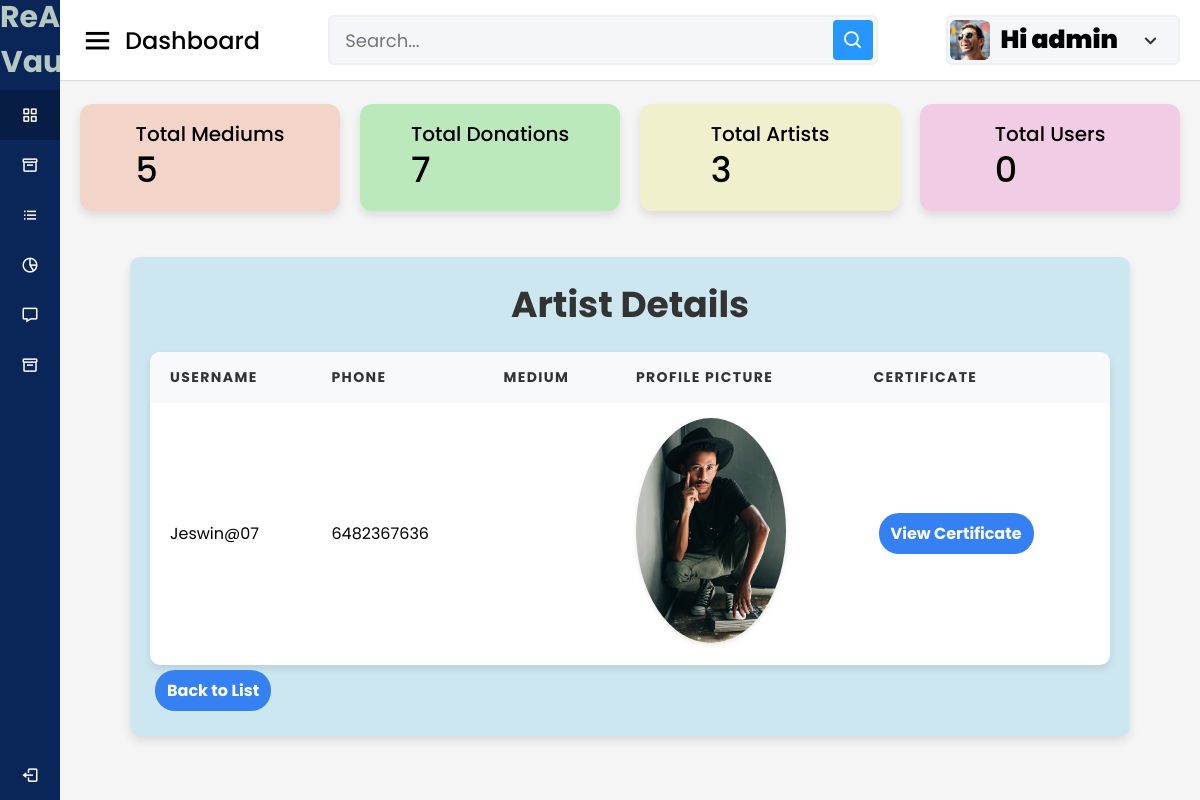
Before: /adminclick/artist-details/3/ (signed in) with the older database file.
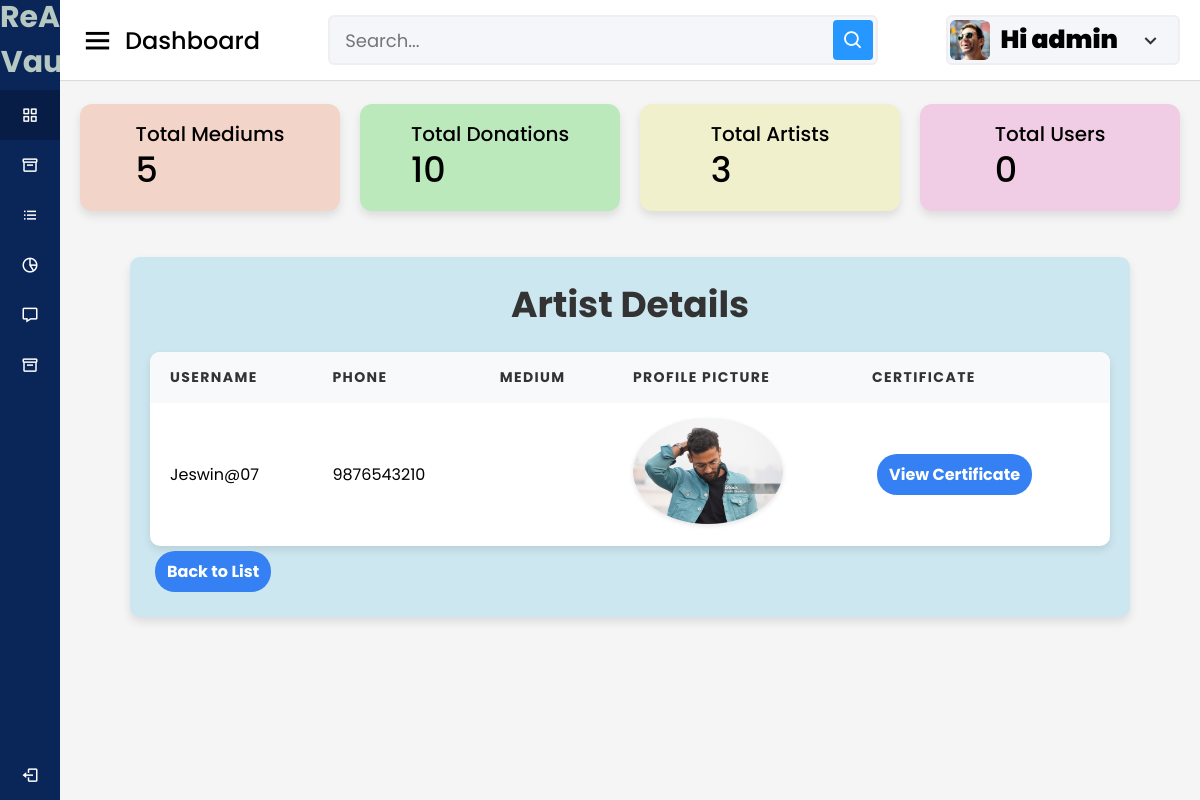
After: the same page with the newer database file.
### accounts/models.py (models this page shows, shortened)
class Artist(models.Model):
    user = models.OneToOneField(User, on_delete = models.CASCADE)
    phone = models.IntegerField(default=99999999)
    profile_pic = models.ImageField(upload_to= 'picture/artist', null=True,default='picture/artist/hi.jpg')
    is_approved = models.BooleanField(default=False)
    mediums = models.ManyToManyField(MediumOfWaste, blank=True)
    certificate=models.FileField(upload_to='certificates/',null= True, blank=True)

### adminclick/views.py (the view)
# urls.py: path('artist-details/<int:artist_id>/',views. artist_details, name='artist_details'),
def artist_details(request, artist_id):
    adminclick= request.user.adminclick
    total_medium_of_waste=MediumOfWaste.objects.count()
    total_donations=Donation.objects.count()
    total_artists=Artist.objects.count()
    artist=get_object_or_404(Artist, id=artist_id)
    context={
        'artist': artist,
         'adminclick':adminclick,
            'total_medium_of_waste':total_medium_of_waste,
            'total_donations':total_donations,
            'total_artists':total_artists
    }
    return render(request, 'admin/artist_details.html', context)

### cart/context_processors.py (called while the page is built, shortened)
def counter(request):
    cart_count=0
    if 'admin' in request.path:
        return{}
    return dict(cart_count=cart_count)

### category/context_processors.py (called while the page is built)
def menu_links(request):
    links = Category.objects.all()
    return dict(links=links)

### template/admin/artist_details.html (shortened to what the changed rows need)
{% load static %}
<!DOCTYPE html>
<html lang="en" dir="ltr">
<head>
  <link rel="stylesheet" href="{% static 'assets/css/styles.css' %}">
  <link href='https://unpkg.com/boxicons@2.0.7/css/boxicons.min.css' rel='stylesheet'>
</head>
<body>
  <section class="home-section">
<body>
  <div class="home-content">
    <div class="overview-boxes">
      <div class="box" style="background-color:rgb(188, 233, 188);">
        <div class="right-side">
          <div class="box-topic">Total Donations</div>
          <div class="number">{{total_donations}}</div>
        </div>
      </div>
    </div>
    <div class="sales-boxes">
      <div class="recent-sales box" style="background-color: rgb(205, 231, 240); padding: 20px; border-radius: 10px; width:1000px;">
          <div class="title" style="font-size: 24px; font-weight: bold; margin-bottom: 20px;"> <h1>Artist Details</h1></div>
          <table class="artist-table">
            <thead>
              <tr>
                <th>Username</th>
                <th>Phone</th>
                <th>Medium</th>
                <th>Profile Picture</th>
                <th>Certificate</th>
              </tr>
            </thead>
            <tbody>
          <tbody>
              <tr>
                  <td>{{ artist.user.username }}</td>
                  <td>{{ artist.phone }}</td>
                  <td>
                  </td>
                  <td>
                    <img src="{{ artist.profile_pic.url }}" alt="{{ artist.user.username }}" width="150">
                  </td>
                  <td>
                    {% if artist.certificate %}
                    <a href="{{ artist.certificate.url }}" target="_blank" class="btn btn-primary">View Certificate</a>
                {% else %}
                    No certificate uploaded
                {% endif %}
                  </td>
              </tr>
          </tbody>
      </table>
  </body>
  </html>

Changed rows visible on the page:
changed Artist "Jeswin@07": phone "6482367636" → "9876543210"; profile_pic: a different picture
Other visible differences:
{{ total_donations }}: "7" → "10"
